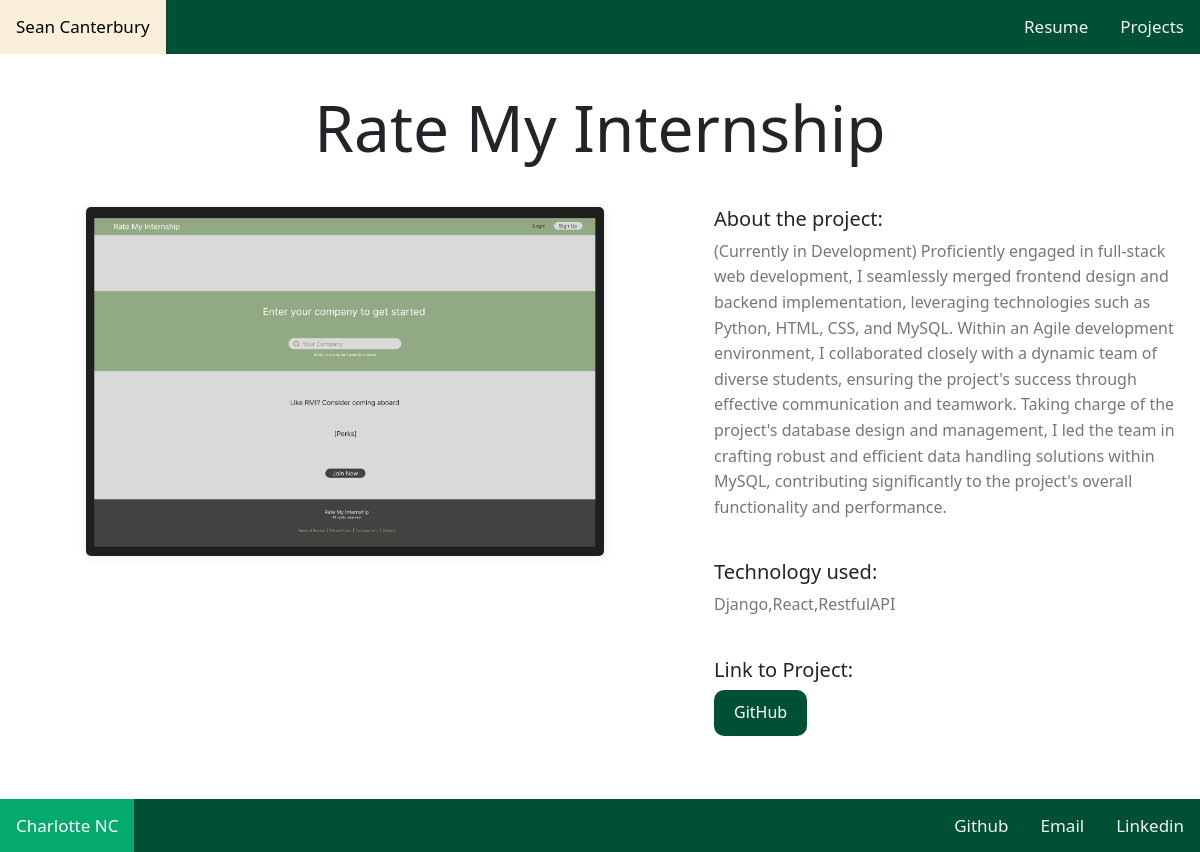
/projects/1/, run on the app's committed database.
### projects/models.py (models this page shows, shortened)
class Project( models.Model):
    title = models.CharField(max_length=100)
    shortDescription = models.TextField(null=True, blank=True)
    description = models.TextField()
    technology = models.CharField(max_length=40)
    image = models.FileField(upload_to='project_images/',blank=True)
    link = models.URLField(max_length=200, blank=True)

### projects/views.py (the view)
# urls.py: path("<int:pk>/", views.project_detail, name="project_detail"),
def project_detail(request, pk):
    project = Project.objects.get(pk=pk)
    context = {
        "project": project
    }
    return render(request, "projects/project_detail.html", context)

### projects/templates/projects/project_detail.html
{% extends "base.html" %}
{% block page_content %}
<div style = "padding-bottom: 1%;">
    <h1 style="text-align: center; font-size: 4em; margin: 40;">{{ project.title }}</h1>
</div>
<div class="row">
    <div class="col-md-7">
        <div style="display: flex; justify-content: center;">
            {% if project.image %}
                <img src="{{ project.image.url }}" width="75%">
            {% endif %}
        </div>
    </div>
    <div class="col-md-5" >
        <h5>About the project:</h5>
        <p>{{ project.description }}</p>
        <br>
        <h5>Technology used:</h5>
        <p>{{ project.technology }}</p>
        <br>
        <h5>Link to Project:</h5>
        <p><a href="{{ project.link }}" target="_blank">GitHub</a></p>
    </div>
    </div>
{% endblock page_content %}

### templates/base.html (shortened to what this page needs)
<!DOCTYPE html>
<html lang="en">
    <head>
        <head>
            {% load static %}
            <link rel="stylesheet" href="{% static 'style.css' %}">
        </head>
        <link
        href="https://cdn.jsdelivr.net/npm/bootstrap@5.3.1/dist/css/bootstrap.min.css"
        rel="stylesheet"
        >
    </head>
    <body class="'container">
        <div class="topnav">
            <a href="/" style = "float: left;">Sean Canterbury</a>
            <a href="/projects">Projects</a>
            <a href="/projects/resume">Resume</a>
        </div>
        <div style = "padding: 35px;">
        </div>
        {% block page_content %}
        {% endblock page_content %}
        <div style = "padding: 35px;">
        </div>
        <div class="linkBar">
            <a class="active">Charlotte NC</a>
            <a href="https://www.linkedin.com/in/sean-canterbury-bb938b1b9/" target="_blank">Linkedin</a>
            <a href="mailto:swcanterbury7@gmail.com">Email</a>
            <a href="https://github.com/SeanCanterbury" target="_blank">Github</a>
        </div>
    </body>
</html>

### static/style.css (style rules this page uses)
body { font-family: "SF", sans-serif; margin: 0; padding: 0; background-color: #F9EFDB; }
h1 { color: #f2f2f2; font-weight: bold; padding-top: 20px; }
h5 { color: #666; }
.topnav { background-color: #005035; overflow: hidden; position: fixed; top: 0; width: 100%; z-index: 9999; }
.topnav a { float: right; color: #f2f2f2; text-align: center; padding: 14px 16px; text-decoration: none; font-size: 17px; }
.row { display: flex; justify-content: space-between; margin: 10px; }
.col-md-7, .col-md-5 { padding: 20px; }
.col-md-7 img { border-radius: 5px; box-shadow: 0px 0px 10px rgba(0,0,0,0.1); }
.col-md-5 p { color: #777; line-height: 1.6; padding-right: 5%; }
.col-md-5 a { display: inline-block; background-color: #005035; border-color: #F9EFDB; color: #fff; padding: 10px 20px; text-decoration: none; border-radius: 10px; }
.linkBar { background-color: #005035; overflow: hidden; position: fixed; bottom: 0; width: 100%; }
.linkBar a { float: right; display: block; color: #f2f2f2; text-align: center; padding: 14px 16px; text-decoration: none; font-size: 17px; }
.linkBar a.active { float: left; background-color: #04AA6D; color: white; }

### data on the page
Project: title "Rate My Internship", image (picture), description "(Currently in Development) Proficiently engaged in full-stack web development, I seamlessly merged frontend design and backend implementation, leveraging technologies such as Python, HTML, CSS, and MySQL. Within an Agile development environment, I collaborated closely with a dynamic team of diverse students, ensuring the project's success through effective communication and teamwork. Taking charge of the project's database design and management, I led the team in crafting robust and efficient data handling solutions within MySQL, contributing significantly to the project's overall functionality and performance.", technology "Django,React,RestfulAPI"
